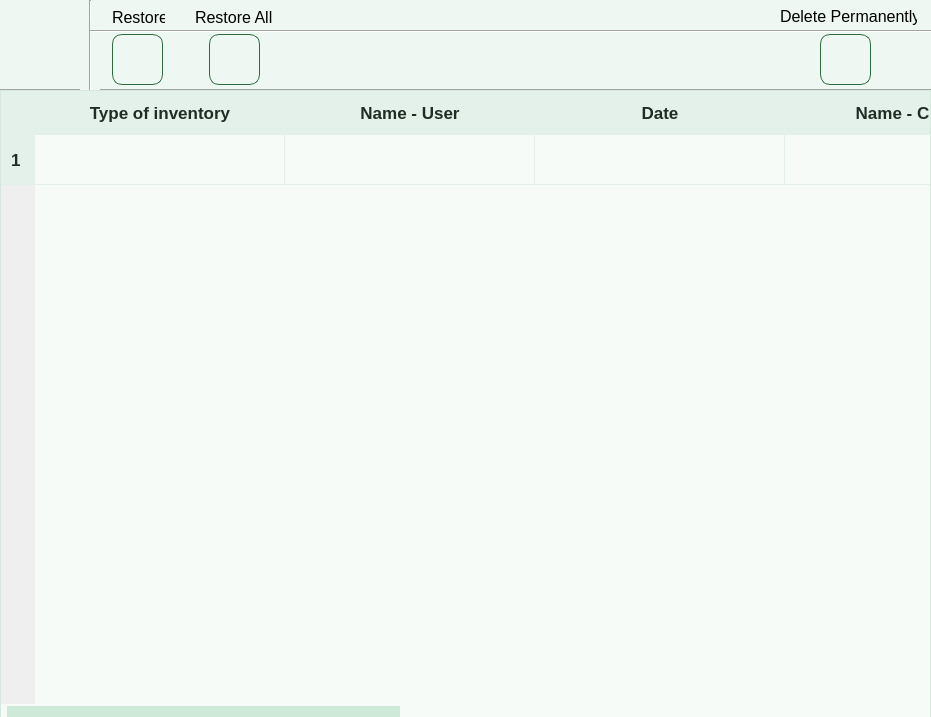
<?xml version="1.0" encoding="UTF-8"?>
<ui version="4.0">
 <class>RecycleBin</class>
 <widget class="QMainWindow" name="RecycleBin">
  <property name="geometry">
   <rect>
    <x>0</x>
    <y>0</y>
    <width>931</width>
    <height>717</height>
   </rect>
  </property>
  <property name="windowTitle">
   <string>RecyleBin</string>
  </property>
  <widget class="QWidget" name="centralwidget">
   <widget class="QTableWidget" name="recycle_table">
    <property name="geometry">
     <rect>
      <x>0</x>
      <y>90</y>
      <width>931</width>
      <height>631</height>
     </rect>
    </property>
    <property name="font">
     <font>
      <family>Segoe UI</family>
      <pointsize>13</pointsize>
      <weight>50</weight>
      <italic>false</italic>
      <bold>false</bold>
     </font>
    </property>
    <property name="styleSheet">
     <string notr="true">QTableWidget {
    background-color: #F6FBF8;          /* soft green-tinted white */
    border: 1px solid #D6E8DD;          /* subtle modern border */
    gridline-color: #E3EFE8;
    font: 13pt &quot;Segoe UI&quot;;

    selection-background-color: #4CAF70;
    selection-color: white;

    alternate-background-color: #EDF7F1;
}

/* cells */
QTableWidget::item {
    padding: 10px;
    border: none;
    color: #1F2D23;
}

/* hover (soft green highlight) */
QTableWidget::item:hover {
    background-color: #DFF3E6;
}

/* selected */
QTableWidget::item:selected {
    background-color: #4CAF70;
    color: white;
}

/* header (modern flat style) */
QHeaderView::section {
    background-color: #E4F1EA;
    color: #1F2D23;
    padding: 10px;
    border: none;
    font: 10pt &quot;Segoe UI&quot;;
    font-weight: 600;
}

/* row header hover (clickable feel) */
QHeaderView::section:vertical:hover {
    background-color: #CFE9D8;
}

/* row header pressed */
QHeaderView::section:vertical:pressed {
    background-color: #4CAF70;
    color: white;
}

/* corner */
QTableCornerButton::section {
    background-color: #E4F1EA;
    border: none;
}

/* Vertical ScrollBar */
QScrollBar:vertical {
    background: transparent;
    width: 16px;                     /* ⬅ bigger */
    margin: 6px 2px 6px 2px;
}

/* handle */
QScrollBar::handle:vertical {
    background: #CFE9D8;
    border-radius: 8px;
    min-height: 40px;               /* ⬅ bigger handle */
}

/* hover */
QScrollBar::handle:vertical:hover {
    background: #AFCFBB;
}

/* pressed */
QScrollBar::handle:vertical:pressed {
    background: #4CAF70;
}

/* remove arrows */
QScrollBar::add-line:vertical,
QScrollBar::sub-line:vertical {
    height: 0px;
    background: none;
}

/* track */
QScrollBar::add-page:vertical,
QScrollBar::sub-page:vertical {
    background: transparent;
}

/* Horizontal ScrollBar */
QScrollBar:horizontal {
    background: transparent;
    height: 16px;                   /* ⬅ bigger */
    margin: 2px 6px 2px 6px;
}

/* handle */
QScrollBar::handle:horizontal {
    background: #CFE9D8;
    border-radius: 8px;
    min-width: 40px;                /* ⬅ bigger handle */
}

/* hover */
QScrollBar::handle:horizontal:hover {
    background: #AFCFBB;
}

/* pressed */
QScrollBar::handle:horizontal:pressed {
    background: #4CAF70;
}

/* remove arrows */
QScrollBar::add-line:horizontal,
QScrollBar::sub-line:horizontal {
    width: 0px;
    background: none;
}

/* track */
QScrollBar::add-page:horizontal,
QScrollBar::sub-page:horizontal {
    background: transparent;
}</string>
    </property>
    <property name="editTriggers">
     <set>QAbstractItemView::NoEditTriggers</set>
    </property>
    <property name="selectionMode">
     <enum>QAbstractItemView::NoSelection</enum>
    </property>
    <attribute name="horizontalHeaderDefaultSectionSize">
     <number>250</number>
    </attribute>
    <attribute name="verticalHeaderDefaultSectionSize">
     <number>50</number>
    </attribute>
    <row>
     <property name="text">
      <string>1</string>
     </property>
    </row>
    <column>
     <property name="text">
      <string>Type of inventory</string>
     </property>
     <property name="font">
      <font>
       <pointsize>10</pointsize>
      </font>
     </property>
    </column>
    <column>
     <property name="text">
      <string>Name - User</string>
     </property>
     <property name="font">
      <font>
       <pointsize>10</pointsize>
      </font>
     </property>
    </column>
    <column>
     <property name="text">
      <string>Date</string>
     </property>
     <property name="font">
      <font>
       <pointsize>10</pointsize>
      </font>
     </property>
    </column>
    <column>
     <property name="text">
      <string>Name - Client</string>
     </property>
     <property name="font">
      <font>
       <pointsize>10</pointsize>
      </font>
     </property>
    </column>
    <column>
     <property name="text">
      <string>Time</string>
     </property>
     <property name="font">
      <font>
       <pointsize>10</pointsize>
      </font>
     </property>
    </column>
    <column>
     <property name="text">
      <string>Chemical/Used</string>
     </property>
     <property name="font">
      <font>
       <pointsize>10</pointsize>
      </font>
     </property>
    </column>
    <column>
     <property name="text">
      <string>Actual Chemical Used</string>
     </property>
    </column>
    <item row="0" column="0">
     <property name="text">
      <string/>
     </property>
    </item>
    <item row="0" column="1">
     <property name="text">
      <string/>
     </property>
    </item>
    <item row="0" column="2">
     <property name="text">
      <string/>
     </property>
    </item>
    <item row="0" column="3">
     <property name="text">
      <string/>
     </property>
    </item>
    <item row="0" column="4">
     <property name="text">
      <string/>
     </property>
    </item>
    <item row="0" column="5">
     <property name="text">
      <string/>
     </property>
    </item>
   </widget>
   <widget class="QWidget" name="widget" native="true">
    <property name="geometry">
     <rect>
      <x>0</x>
      <y>0</y>
      <width>931</width>
      <height>91</height>
     </rect>
    </property>
    <property name="styleSheet">
     <string notr="true">QWidget {
    background-color: #EEF7F2;   /* slightly darker than table */
}</string>
    </property>
    <widget class="Line" name="line_4">
     <property name="geometry">
      <rect>
       <x>80</x>
       <y>0</y>
       <width>20</width>
       <height>91</height>
      </rect>
     </property>
     <property name="orientation">
      <enum>Qt::Vertical</enum>
     </property>
    </widget>
    <widget class="Line" name="line_6">
     <property name="geometry">
      <rect>
       <x>90</x>
       <y>21</y>
       <width>1041</width>
       <height>20</height>
      </rect>
     </property>
     <property name="orientation">
      <enum>Qt::Horizontal</enum>
     </property>
    </widget>
    <widget class="QLabel" name="label">
     <property name="geometry">
      <rect>
       <x>112</x>
       <y>8</y>
       <width>53</width>
       <height>19</height>
      </rect>
     </property>
     <property name="font">
      <font>
       <pointsize>12</pointsize>
      </font>
     </property>
     <property name="text">
      <string>Restore</string>
     </property>
    </widget>
    <widget class="QLabel" name="label_8">
     <property name="geometry">
      <rect>
       <x>195</x>
       <y>8</y>
       <width>81</width>
       <height>19</height>
      </rect>
     </property>
     <property name="font">
      <font>
       <pointsize>12</pointsize>
      </font>
     </property>
     <property name="text">
      <string>Restore All</string>
     </property>
    </widget>
    <widget class="QLabel" name="label_9">
     <property name="geometry">
      <rect>
       <x>780</x>
       <y>7</y>
       <width>137</width>
       <height>19</height>
      </rect>
     </property>
     <property name="font">
      <font>
       <pointsize>12</pointsize>
      </font>
     </property>
     <property name="text">
      <string>Delete Permanently</string>
     </property>
    </widget>
    <widget class="QPushButton" name="Restore_btn">
     <property name="geometry">
      <rect>
       <x>112</x>
       <y>34</y>
       <width>51</width>
       <height>51</height>
      </rect>
     </property>
     <property name="styleSheet">
      <string notr="true">QPushButton {
    background-color: transparent;
    color: #7CFFB2;

    border: 1px solid #2F6B3F;   /* darker, visible green outline */
    border-radius: 10px;
    padding: 6px;
}

/* hover (subtle visible lift, no covering image) */
QPushButton:hover {
    background-color: rgba(47, 107, 63, 0.18);  /* soft green tint */
    border-color: #3A7F52;                      /* brighter border */
}

/* pressed (stronger feedback but still transparent) */
QPushButton:pressed {
    background-color: rgba(47, 107, 63, 0.28);
    border-color: #1F4D2C;                      /* darker press */
}</string>
     </property>
     <property name="text">
      <string/>
     </property>
    </widget>
    <widget class="QPushButton" name="Restore_all_btn">
     <property name="geometry">
      <rect>
       <x>209</x>
       <y>34</y>
       <width>51</width>
       <height>51</height>
      </rect>
     </property>
     <property name="styleSheet">
      <string notr="true">QPushButton {
    background-color: transparent;
    color: #7CFFB2;

    border: 1px solid #2F6B3F;   /* darker, visible green outline */
    border-radius: 10px;
    padding: 6px;
}

/* hover (subtle visible lift, no covering image) */
QPushButton:hover {
    background-color: rgba(47, 107, 63, 0.18);  /* soft green tint */
    border-color: #3A7F52;                      /* brighter border */
}

/* pressed (stronger feedback but still transparent) */
QPushButton:pressed {
    background-color: rgba(47, 107, 63, 0.28);
    border-color: #1F4D2C;                      /* darker press */
}</string>
     </property>
     <property name="text">
      <string/>
     </property>
    </widget>
    <widget class="QPushButton" name="Delete_permanently_btn">
     <property name="geometry">
      <rect>
       <x>820</x>
       <y>34</y>
       <width>51</width>
       <height>51</height>
      </rect>
     </property>
     <property name="styleSheet">
      <string notr="true">QPushButton {
    background-color: transparent;
    color: #7CFFB2;

    border: 1px solid #2F6B3F;   /* darker, visible green outline */
    border-radius: 10px;
    padding: 6px;
}

/* hover (subtle visible lift, no covering image) */
QPushButton:hover {
    background-color: rgba(47, 107, 63, 0.18);  /* soft green tint */
    border-color: #3A7F52;                      /* brighter border */
}

/* pressed (stronger feedback but still transparent) */
QPushButton:pressed {
    background-color: rgba(47, 107, 63, 0.28);
    border-color: #1F4D2C;                      /* darker press */
}</string>
     </property>
     <property name="text">
      <string/>
     </property>
    </widget>
    <widget class="Line" name="line_7">
     <property name="geometry">
      <rect>
       <x>-1</x>
       <y>80</y>
       <width>1041</width>
       <height>20</height>
      </rect>
     </property>
     <property name="orientation">
      <enum>Qt::Horizontal</enum>
     </property>
    </widget>
    <widget class="QLabel" name="label_14">
     <property name="geometry">
      <rect>
       <x>10</x>
       <y>15</y>
       <width>71</width>
       <height>61</height>
      </rect>
     </property>
     <property name="styleSheet">
      <string notr="true">QLabel {
	background: transparent
}</string>
     </property>
     <property name="text">
      <string/>
     </property>
     <property name="pixmap">
      <pixmap>Recycle Bin.png</pixmap>
     </property>
     <property name="scaledContents">
      <bool>true</bool>
     </property>
    </widget>
    <widget class="QLabel" name="label_16">
     <property name="geometry">
      <rect>
       <x>112</x>
       <y>34</y>
       <width>51</width>
       <height>51</height>
      </rect>
     </property>
     <property name="styleSheet">
      <string notr="true">QLabel {
	background: transparent
}</string>
     </property>
     <property name="text">
      <string/>
     </property>
     <property name="pixmap">
      <pixmap>restore.png</pixmap>
     </property>
     <property name="scaledContents">
      <bool>true</bool>
     </property>
    </widget>
    <widget class="QLabel" name="label_17">
     <property name="geometry">
      <rect>
       <x>210</x>
       <y>42</y>
       <width>51</width>
       <height>41</height>
      </rect>
     </property>
     <property name="styleSheet">
      <string notr="true">QLabel {
	background: transparent
}</string>
     </property>
     <property name="text">
      <string/>
     </property>
     <property name="pixmap">
      <pixmap>restore-all.png</pixmap>
     </property>
     <property name="scaledContents">
      <bool>true</bool>
     </property>
    </widget>
    <widget class="QLabel" name="label_18">
     <property name="geometry">
      <rect>
       <x>820</x>
       <y>41</y>
       <width>51</width>
       <height>41</height>
      </rect>
     </property>
     <property name="styleSheet">
      <string notr="true">QLabel {
	background: transparent
}</string>
     </property>
     <property name="text">
      <string/>
     </property>
     <property name="pixmap">
      <pixmap>hard-delete.png</pixmap>
     </property>
     <property name="scaledContents">
      <bool>true</bool>
     </property>
    </widget>
    <zorder>label_18</zorder>
    <zorder>label_17</zorder>
    <zorder>label_16</zorder>
    <zorder>line_7</zorder>
    <zorder>line_4</zorder>
    <zorder>line_6</zorder>
    <zorder>label</zorder>
    <zorder>label_8</zorder>
    <zorder>label_9</zorder>
    <zorder>Restore_btn</zorder>
    <zorder>Restore_all_btn</zorder>
    <zorder>Delete_permanently_btn</zorder>
    <zorder>label_14</zorder>
   </widget>
   <zorder>widget</zorder>
   <zorder>recycle_table</zorder>
  </widget>
 </widget>
 <resources>
  <include location="bg main.qrc"/>
 </resources>
 <connections/>
</ui>
